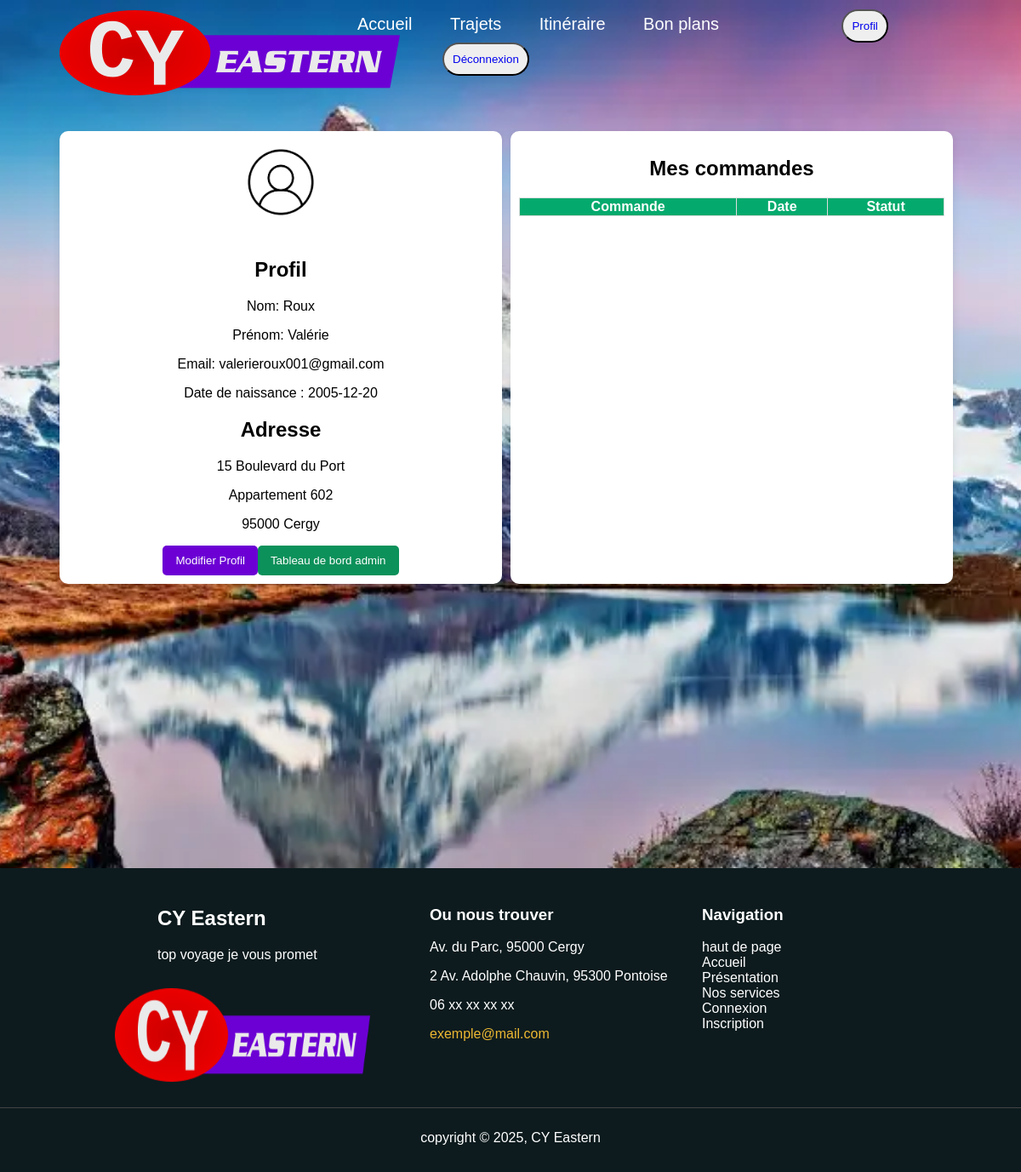
The page /profil.php (signed in) on the database as committed earlier.
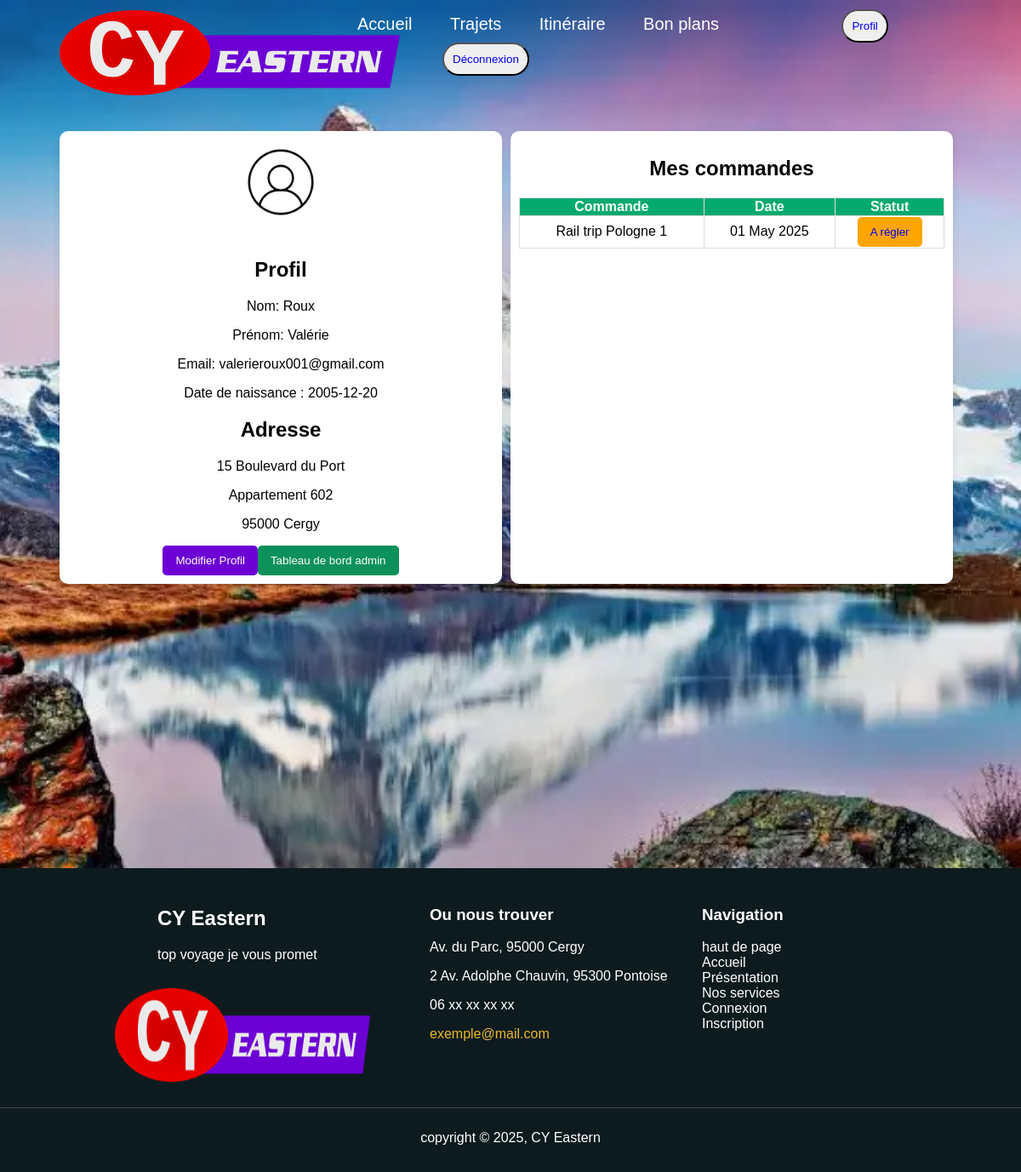
The same page on the database as committed later.
### tables this page shows
CREATE TABLE `commandes` (
  `id` int(11) NOT NULL,
  `idCompte` int(11) NOT NULL,
  `idVoyage` int(11) NOT NULL,
  `nVoyageurs` int(11) NOT NULL,
  `debut` date NOT NULL,
  `total` int(11) NOT NULL,
  `paye` tinyint(1) NOT NULL,
  `creation` timestamp NOT NULL DEFAULT current_timestamp()
);

CREATE TABLE `voyage` (
  `id` int(11) NOT NULL,
  `titre` varchar(39) NOT NULL,
  `duree` tinyint(4) NOT NULL,
  `etapes` tinyint(4) NOT NULL,
  `transport` varchar(24) NOT NULL,
  `maxi` tinyint(4) NOT NULL,
  `prix` smallint(6) NOT NULL,
  `statut` tinyint(1) NOT NULL
);

### api/linkDB.php (called while the page is built, shortened)
<?php
$linkDB = mysqli_connect("mariadb","valerie","meilleursite2025","clickjourney");
$voyageQuery = "SELECT * FROM voyage";
$voyageResult = mysqli_query($linkDB, $voyageQuery);
$voyage = array();
while ($row = mysqli_fetch_assoc($voyageResult)) {
    $voyage[$row['id']] = $row;
}
$commandes = array();
if(isset($_SESSION['id'])) {
    $commandesQuery = "SELECT * FROM commandes WHERE idCompte='{$_SESSION['id']}'";
    $commandesResult = mysqli_query($linkDB, $commandesQuery);
    while ($row = mysqli_fetch_assoc($commandesResult)) {
        $commandes[$row['id']] = $row;
    }
}

### profil.php (the view, shortened to what the changed rows need)
<?php
include 'api/linkDB.php';
?>
<!DOCTYPE html>
<html lang="fr">
<head>
    <link rel="stylesheet" type="text/css" href="style.css">
</head>
<body id="haut">
<div>
    <div class="section_accueil">
        <section class="profil">
            <div class="profil-elmt">
                <h1>Profil</h1>
                <h2>Adresse</h2>
            </div>
        </section>
        <section class="profil">
            <div class="profil-elmt">
                <h1>Mes commandes</h1>
                <div class="liste-commandes">
                    <table class="tableau-commandes">
                        <thead>
                        <tr>
                           <th>Commande</th>
                            <th>Date</th>
                            <th>Statut</th>
                        </tr>
                        </thead>
                    <?php
                    if(isset($commandes[0])) {
                        echo "<tr><td colspan='3' style='text-align: left'>Aucune commande</td></tr>";
                    } else {
                        foreach ($commandes as $commande) {
                            $creation = new DateTime($commande['debut']);
                            echo "<tr><td>" . $voyage[$commande['idVoyage']]['titre'] . "</td><td>" . date('d F Y', $creation->getTimestamp()) . "</td>";
                            if ($commande['paye']) {
                                echo '<td><button class="commandeconfirmee"><a >Confirmée</a></button></td></tr>';
                            } else {
                                echo '<td><button class="commandeimpayee"><a  href="recapitulatif.php?commande=' . $commande['id'] . '">A régler</a></button></td></tr>';
                            }
                        }
                    }   ?>
                    </table>
                </div>
            </div>
        </section>
    </div>
    <footer>
        <div class="contenu">
            <div class="logo">
                <h2>CY Eastern</h2>
            </div>
        </div>
    </footer>
</body>
</html>

Rows that differ between the two databases and show on the page:
added commandes: idVoyage.titre "Rail trip Pologne 1", debut "01 May 2025"
